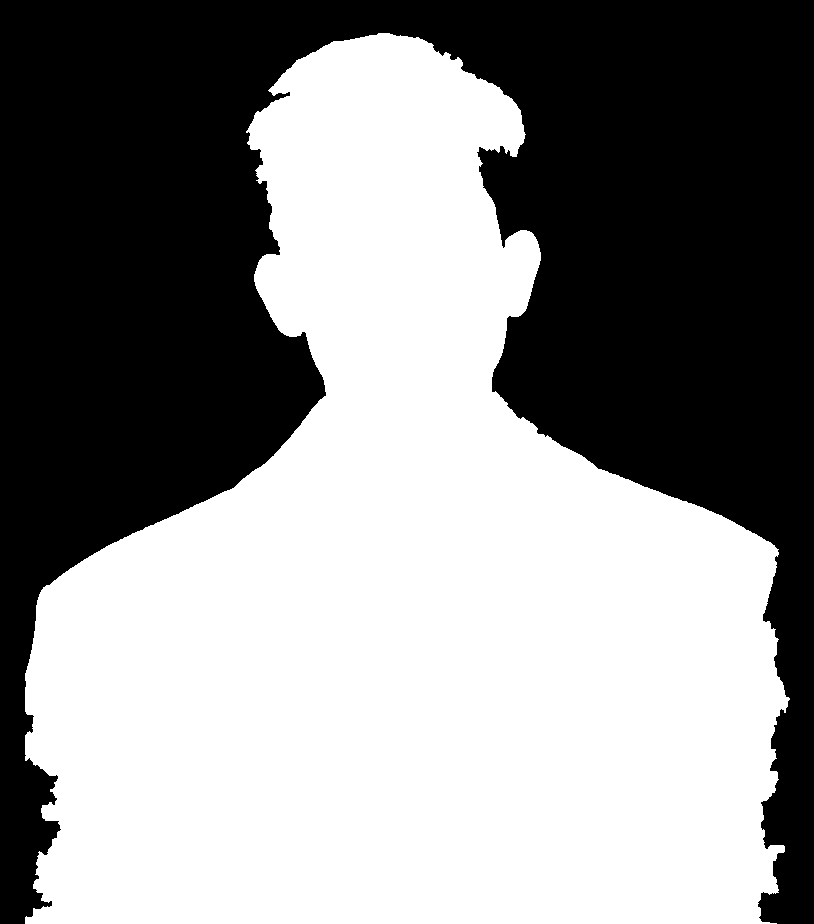
#> input picture scratch/test_segmented_mask.png, 814 x 924 px, found by its file name
$ python fix_hair_mask.py
#> lines starting #> are read from the running program, lines starting #| are printed output that depends on the picture; after the words box and inside, x2 and y2 are one past the last pixel; in counts of white or black regions, pixels touching at a corner belong together
import numpy as np
from PIL import Image
from scipy.ndimage import gaussian_filter, binary_fill_holes

mask = np.array(Image.open("scratch/test_segmented_mask.png").convert("L")) > 128
#> mask: shape (924, 814) bool; 55.1% white; 1 black region, box (x1, y1, x2, y2) and area: (0, 0, 814, 924) 337395
photo = np.array(Image.open("scratch/pure_portrait_original.jpg"))
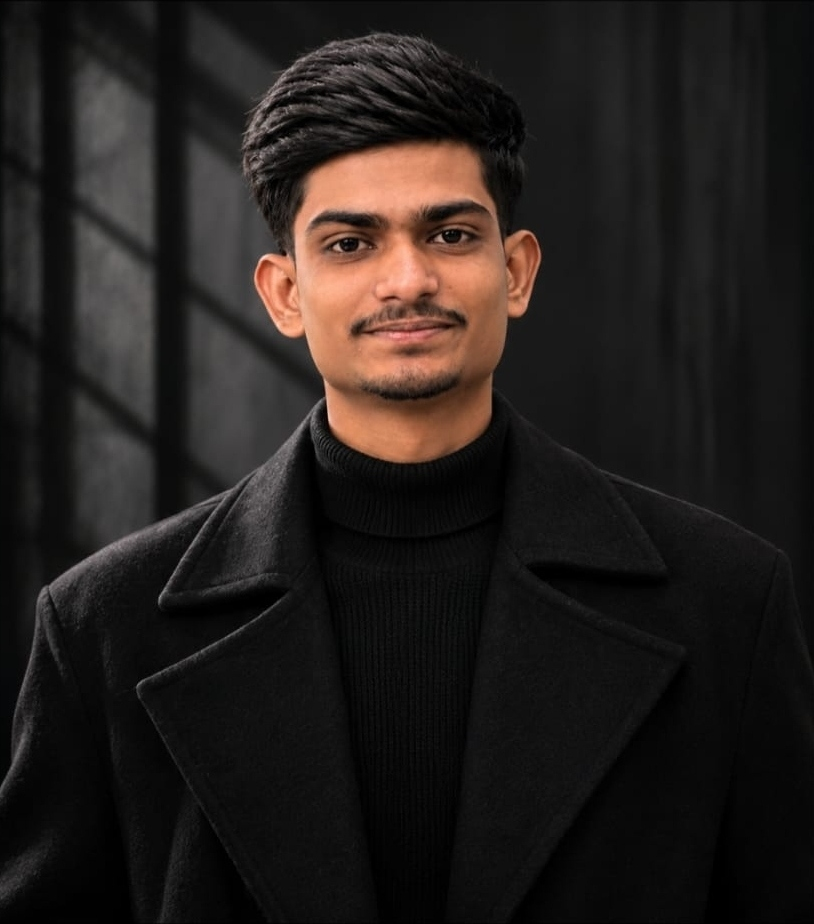
#> input picture scratch/pure_portrait_original.jpg, 814 x 924 px, found by its file name
#> photo is the input picture: shape (924, 814, 3); mean R, G, B 36, 30.7, 28.4
mean_val = photo.mean(axis=-1)
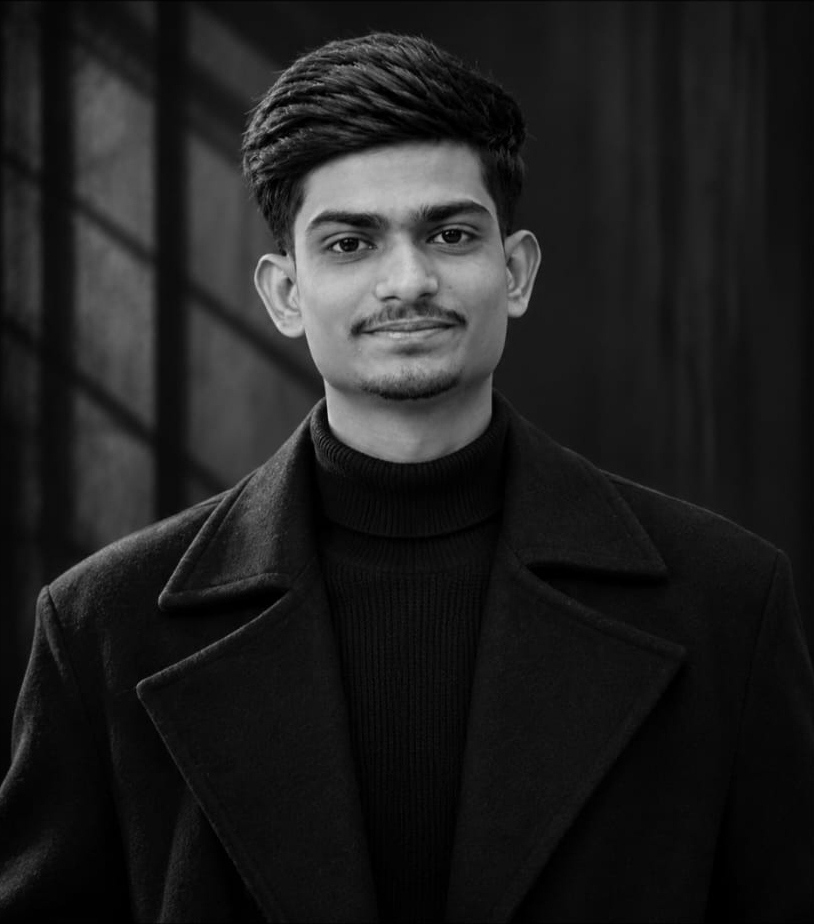
#> mean_val: shape (924, 814) float64; min 0, max 221, mean 31.7

# In the hair area (Y: 30 to 200, X: 500 to 580):
# Hair edge: where mean_val > 19
hair_patch = (mean_val > 18)
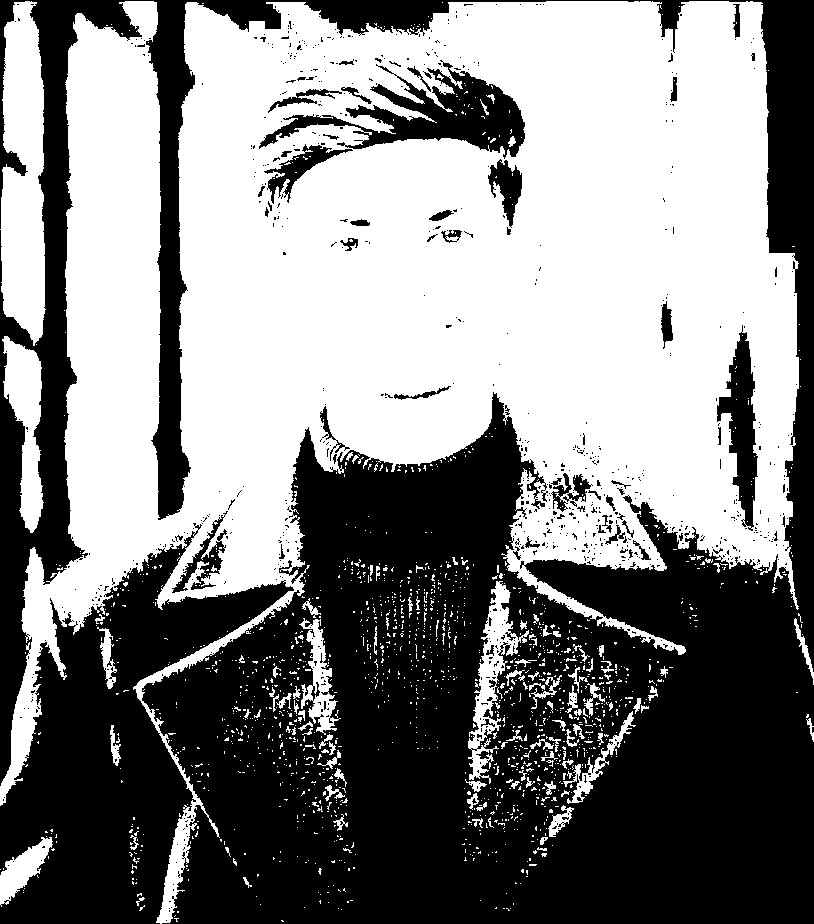
#> hair_patch: shape (924, 814) bool; 51.2% white; 792 black regions (733 under 20 px), largest, box (x1, y1, x2, y2) and area: (0, 0, 814, 924) 294387, (0, 523, 294, 924) 49702, (259, 60, 525, 159) 8780
mask[30:200, 500:580] |= hair_patch[30:200, 500:580]
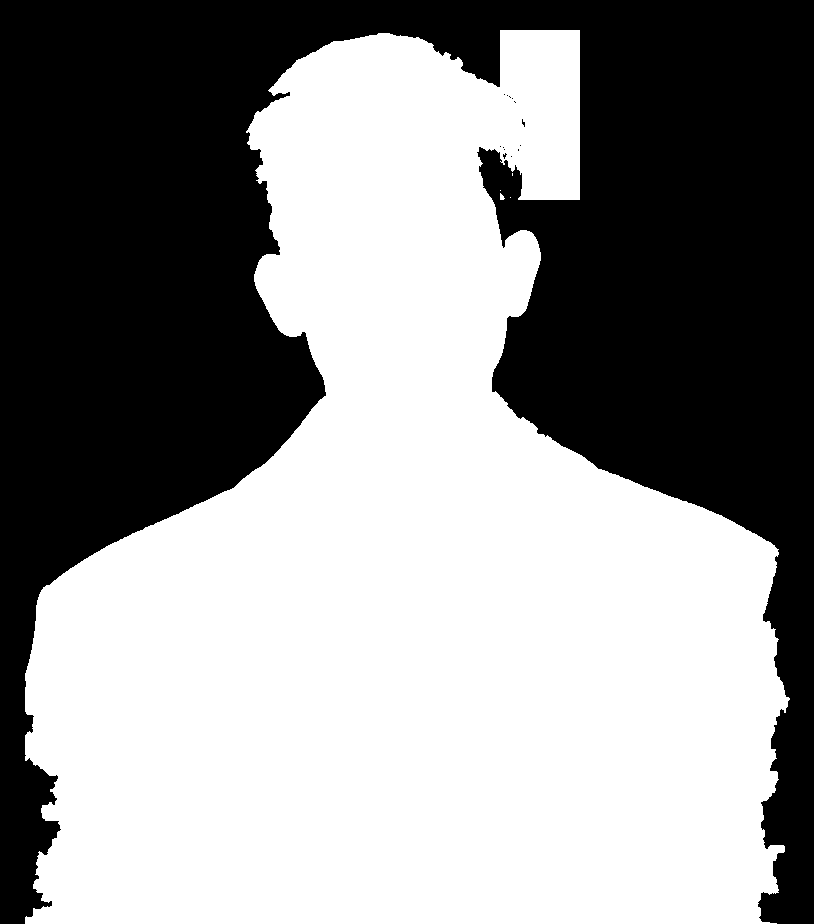
#> mask: shape (924, 814) bool; 56.7% white; 14 black regions (13 under 20 px), largest, box (x1, y1, x2, y2) and area: (0, 0, 814, 924) 325662

# Also ensure smooth hair boundary at the top
mask = binary_fill_holes(mask)
#> mask: shape (924, 814) bool; 56.7% white; 1 black region, box (x1, y1, x2, y2) and area: (0, 0, 814, 924) 325662

Image.fromarray((mask * 255).astype(np.uint8)).save("scratch/perfect_segmented_mask.png")
print("Saved scratch/perfect_segmented_mask.png, count:", np.sum(mask))
#| Saved scratch/perfect_segmented_mask.png, count: 426474
